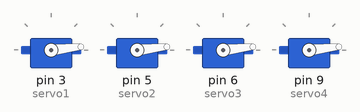
A sketch run on a simulated Arduino Uno, built with avr-gcc and run on an emulated ATmega328P. Parts: 4 × servo.

Above: at 0.05 s.
At 0.25 s:
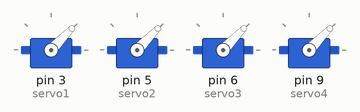
At 0.45 s:
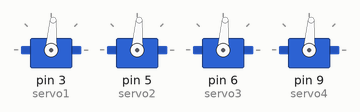
At 0.9 s:
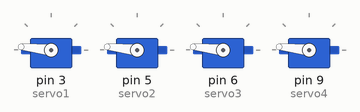
At 1.2 s:
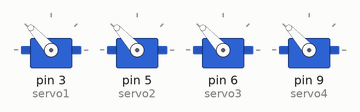
At 1.75 s:
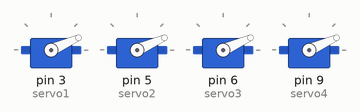
Timing chart, 0 to 4.3 s (numbered marks = the images above):
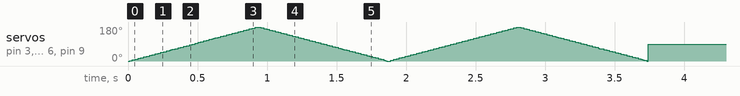

The sketch:

quad_servo_control_system1.ino
```cpp
#include <Servo.h>


Servo servo1;
Servo servo2;
Servo servo3;
Servo servo4;

void setup() {

  servo1.attach(3);
  servo2.attach(5);
  servo3.attach(6);
  servo4.attach(9);
}

void loop() {

  unsigned long currentTime = millis();


  if (currentTime < 2000) {

    for (int pos = 0; pos <= 180; pos += 2) {
      servo1.write(pos);
      servo2.write(pos);
      servo3.write(pos);
      servo4.write(pos);
      delay(10);
    }

    for (int pos = 180; pos >= 0; pos -= 2) {
      servo1.write(pos);
      servo2.write(pos);
      servo3.write(pos);
      servo4.write(pos);
      delay(10);
    }
  }

  else {
    servo1.write(90);
    servo2.write(90);
    servo3.write(90);
    servo4.write(90);
  }
}
```
